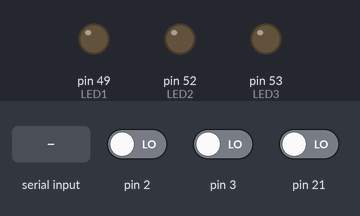
The sketch below on a simulated Arduino Mega 2560, built with avr-gcc and run on an emulated ATmega2560. On the bench: output pins drawn as LEDs (lit = HIGH). The test bench sets the inputs (shaded band); at power-on: pin 2 LOW, pin 21 LOW, pin 3 LOW. What the sketch prints to the serial monitor is not drawn.

Above: at 1.2 s.
1.3 s: "1" received over Serial
At 2.5 s:
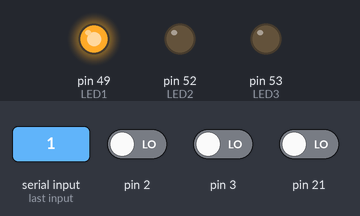
2.8 s: "3" received over Serial
At 3.6 s:
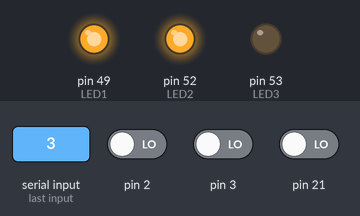
4.3 s: pin 2 driven HIGH
At 4.7 s:
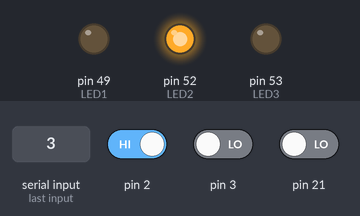
5.8 s: pin 21 driven HIGH
At 7.0 s:
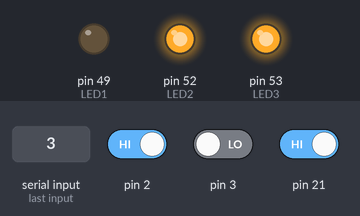
7.3 s: pin 3 driven HIGH
At 8.2 s:
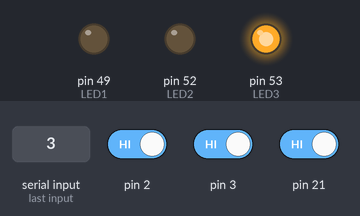
8.8 s: "1" received over Serial
At 9.4 s:
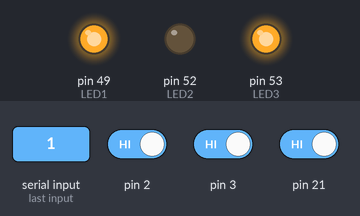
Timing chart, 0 to 11.3 s (numbered marks = the images above; inputs shaded):
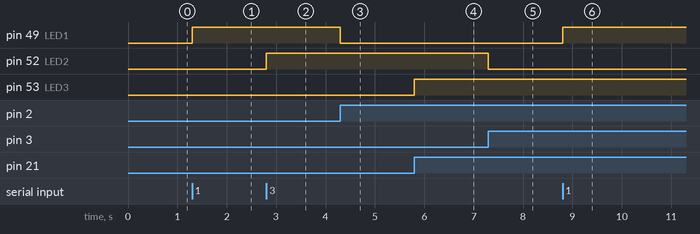

Measured:
- after the input at 1.3 s, pin 49 (LED1): LOW → HIGH at once
- after the input at 2.8 s, pin 52 (LED2): LOW → HIGH at once
- after the input at 4.3 s, pin 49 (LED1): HIGH → LOW at once
- after the input at 5.8 s, pin 53 (LED3): LOW → HIGH at once
- after the input at 7.3 s, pin 52 (LED2): HIGH → LOW at once
- after the input at 8.8 s, pin 49 (LED1): LOW → HIGH at once

The sketch:

Arduino.ino
```cpp
int led1 = 0;
int led2 = 0;
int led3 = 0;

#define LED1 49
#define LED2 52
#define LED3 53


char statu;
void setup()
{
  pinMode(LED1,OUTPUT);
  pinMode(LED2,OUTPUT);
  pinMode(LED3,OUTPUT);
  statu = 255;
  Serial.begin(9600);
  attachInterrupt(0, LD1, RISING);
  attachInterrupt(1, LD2, RISING);
  attachInterrupt(2, LD3, RISING);
}

void LD1()
{
  int estado1 = digitalRead(LED1);
  if (estado1 == 1)
  {
    digitalWrite(LED1, 0);
    led1 = 0;
  } else
  {
    digitalWrite(LED1, 1);
    led1 = 1;
  }
  statu == 255;
}

void LD2()
{
  int estado2 = digitalRead(LED2);
  if (estado2 == 1)
  {
    digitalWrite(LED2, 0);
    led2 = 0;
  } else
  {
    digitalWrite(LED2, 1);
    led2 = 1;
  }
  statu == 255;
}

void LD3()
{
  int estado3 = digitalRead(LED3);
  if (estado3 == 1)
  {
    digitalWrite(LED3, 0);
    led3 = 0;
  } else
  {
    digitalWrite(LED3, 1);
    led3 = 1;
  }
  statu == 255;
}

void serialEvent()
{
  if (Serial.available() > 0)
  {
    Serial.write(led1);
    Serial.write(led2);
    Serial.write(led3);
    statu = Serial.read();
  }

  if (statu == '6')
  {
    digitalWrite(LED1, 0);  // turn the LED on (HIGH is the voltage level)
    led1 = 0;
  }
  else if (statu == '1')
  {
    digitalWrite(LED1, 1);
    led1 = 1;
  }
  else if (statu == '2')
  {
    digitalWrite(LED2, 0);
    led2 = 0;
  }
  else if (statu == '3')
  {
    digitalWrite(LED2, 1);
    led2 = 1;
  }
  else if (statu == '4')
  {
    digitalWrite(LED3, 0);
    led3 = 0;
  }
  else if (statu == '5')
  {
    digitalWrite(LED3, 1);
    led3 = 1;
  }
}

void loop() {

}
```
